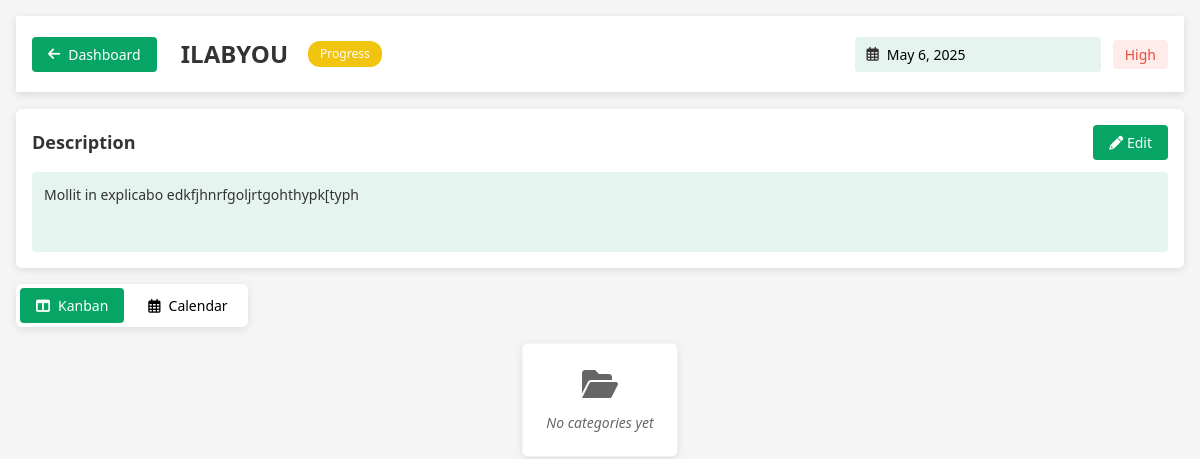
The app's page /View/projectView.php?id=225 (signed in) with its own data.
### tables this page shows
CREATE TABLE `projects` (
  `id` int(11) NOT NULL,
  `name` varchar(255) NOT NULL,
  `description` text NOT NULL,
  `priority` enum('high','medium','low') NOT NULL,
  `due_date` date NOT NULL,
  `color` varchar(7) NOT NULL,
  `status` enum('todo','progress','done') DEFAULT 'todo',
  `owner_id` int(11) NOT NULL,
  `created_at` timestamp NOT NULL DEFAULT current_timestamp(),
  `is_archived` tinyint(1) DEFAULT 0
);

### Model/ProjectModel.php (called while the page is built, shortened)
<?php
class ProjectModel {
    private $conn;
    public function __construct($conn) {
        $this->conn = $conn;
    }
    public function getById($projectId) {
        try {
            $projectId = filter_var($projectId, FILTER_VALIDATE_INT);
            $stmt = $this->conn->prepare("
                SELECT p.*, u.name as owner_name
                FROM projects p
                JOIN users u ON p.owner_id = u.id
                WHERE p.id = :projectId
            ");
            $stmt->bindParam(':projectId', $projectId, PDO::PARAM_INT);
            $stmt->execute();
            return $stmt->fetch(PDO::FETCH_ASSOC) ?: false;
        } catch (PDOException $e) {
            error_log('Error fetching project: ' . $e->getMessage());
            return false;
        }
    }
}
?>

### View/projectView.php (the view, shortened to what this page needs)
<?php
require_once '../config/db.php';
require_once '../Model/ProjectModel.php';
$projectId = $_GET['id'] ?? null;
$projectModel = new ProjectModel($conn);
$project = $projectModel->getById($projectId);
?>
<!DOCTYPE html>
<html lang="en">
<head>
    <link rel="stylesheet" href="https://cdnjs.cloudflare.com/ajax/libs/font-awesome/6.4.0/css/all.min.css">
    <link href="https://cdn.jsdelivr.net/npm/flatpickr/dist/flatpickr.min.css" rel="stylesheet">
    <link rel="stylesheet" href="https://cdn.jsdelivr.net/npm/quill@2.0.2/dist/quill.snow.css">
    <link rel="stylesheet" href="../CSS_Files/views/projectView.css">
</head>
<body data-project-id="<?= htmlspecialchars($projectId) ?>" data-user-id="<?= $_SESSION['user_id'] ?>">
    <div class="project-view-container">
        <header class="project-header">
            <button class="back-to-dashboard" aria-label="Back to Dashboard">
                <i class="fas fa-arrow-left"></i> Dashboard
            </button>
            <div class="project-title-container">
                <h1 class="project-title" contenteditable="true" aria-label="Project Title">
                    <?= htmlspecialchars($project['name']) ?>
                </h1>
                <span class="project-status-badge <?= htmlspecialchars($project['status']) ?>" role="status">
                    <?= ucfirst(htmlspecialchars($project['status'])) ?>
                </span>
            </div>
            <div class="project-meta">
                <div class="project-due-date">
                    <i class="far fa-calendar-alt" aria-hidden="true"></i>
                    <input type="text" class="date-picker"
                           value="<?= date('M j, Y', strtotime($project['due_date'])) ?>"
                           aria-label="Project Due Date">
                </div>
                <span class="project-priority <?= htmlspecialchars($project['priority']) ?>" role="status">
                    <?= ucfirst(htmlspecialchars($project['priority'])) ?>
                </span>
            </div>
        </header>
        <section class="project-description-container">
            <div class="description-header">
                <h2>Description</h2>
                <button class="edit-description-btn" aria-label="Edit Description">
                    <i class="fas fa-pencil-alt"></i> Edit
                </button>
            </div>
            <div class="project-description" contenteditable="false" role="textbox">
                <?= nl2br(htmlspecialchars($project['description'])) ?>
            </div>
        </section>
        <nav class="view-toggle" role="navigation">
            <button class="toggle-btn active" data-view="kanban" aria-label="Kanban View" role="tab">
                <i class="fas fa-table-columns"></i> Kanban
            </button>
            <button class="toggle-btn" data-view="calendar" aria-label="Calendar View" role="tab">
                <i class="far fa-calendar-alt"></i> Calendar
            </button>
        </nav>
        <main class="kanban-view active-view" role="main">
            <div class="categories-container">
                <div class="empty-state" id="noCategoriesMessage">
                    <i class="fas fa-folder-open" aria-hidden="true"></i>
                    <p>No categories yet</p>
                </div>
            </div>
        </main>
    </div>
</body>
</html>

### CSS_Files/default.css (style rules this page uses)
:root { --primary: #06a566; --primary-light: #e6f5ef; --secondary: #2c3e50; --accent: #3498db; --text: #333; --text-light: #777; --border: #e0e0e0; --white: #ffffff; --hover-bg: #f5f5f5; --shadow: 0 4px 12px rgba(0,0,0,0.08); --todo-color: #06a566; --progress-color: #f08c00; --progress-color-hover: #b9710b; --done-color: #1971c2; --done-color-hover: #0b4780; --project-background: #f5f5f5; --category-header-bg: #f5f6f5; --task-card-bg: var(--white); --task-card-hover: var(--hover-bg); --priority-high: #e63946; --priority-medium: #fa8c16; --priority-low: #52c41a; --priority-high-bg: #fff1f0; --priority-medium-bg: #fff7e6; --priority-low-bg: #f6ffed; --status-blocked: #f5222d; --shadow-hover: 0 4px 16px rgba(0, 0, 0, 0.12); }
* { margin: 0; padding: 0; box-sizing: border-box; font-family: 'Segoe UI', Roboto, Oxygen, Ubuntu, Cantarell, 'Open Sans', 'Helvetica Neue', sans-serif; }

### records on screen
projects: name "ILABYOU", status "Progress", due_date "May 6, 2025", priority "High", description "Mollit in explicabo edkfjhnrfgoljrtgohthypk[typh"
